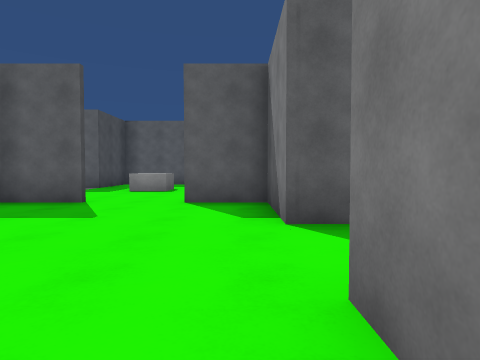
View 1 (above)

22 first-person views from a walk through a 3-D level made in the Unity game engine. The camera is 1.2 m above the floor, tilts 2° down and sees 75° across. Doors are open. The floor is counted in squares, 2 m on a side. Each view is taken from the middle of a square. On the plan, view 1 faces up. The plan holds only what a view shows up to about 9 squares ahead; the rest is blank. The place goes on beyond the plan. The player is left out. Surface patterns are stand-ins for the level's own textures.

View 2
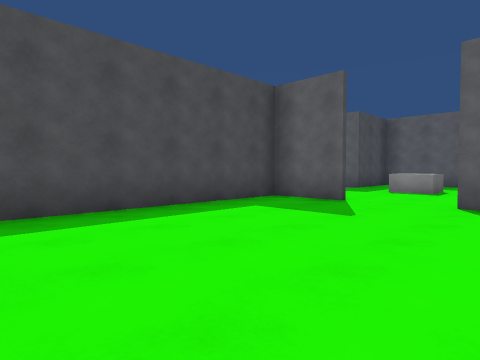

View 3
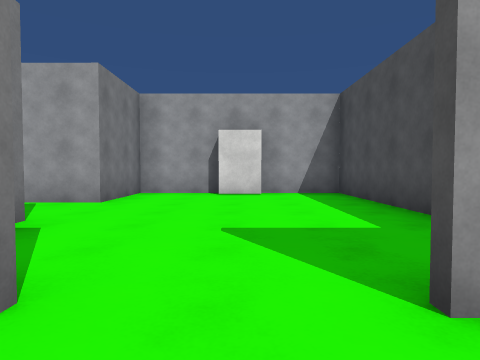

View 4
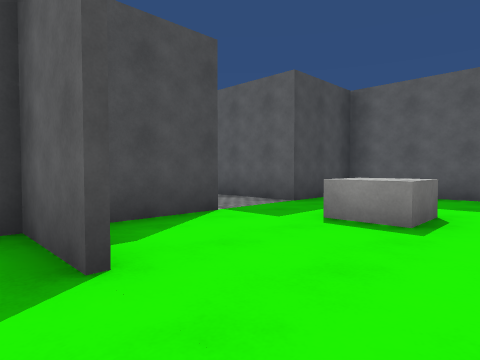

View 5
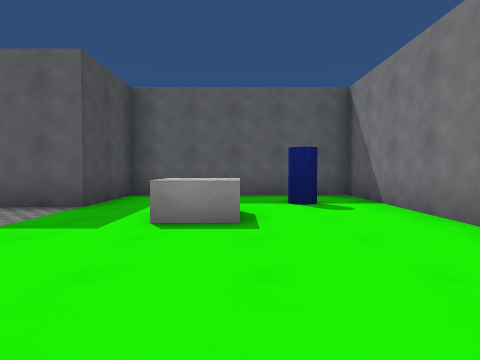

View 6
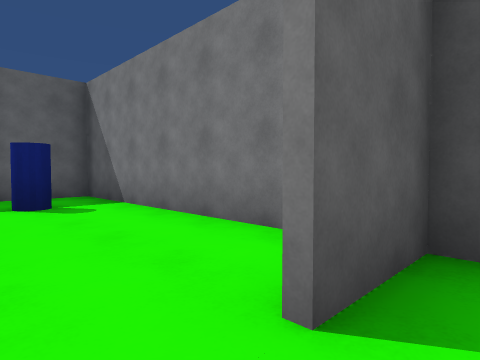

View 7
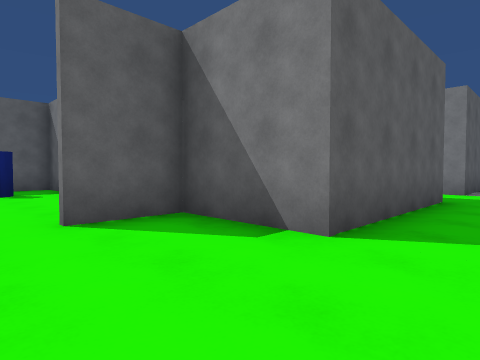

View 8
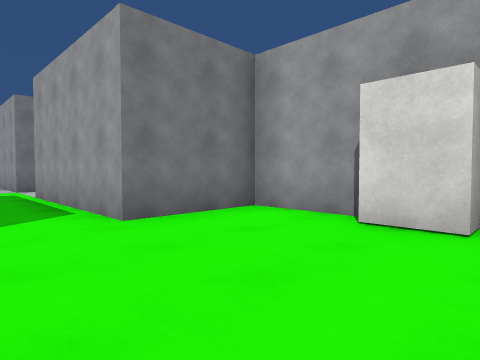

View 9
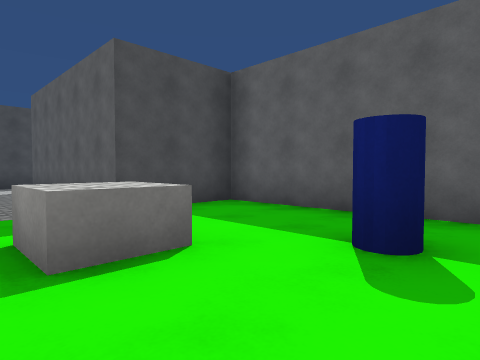

View 10
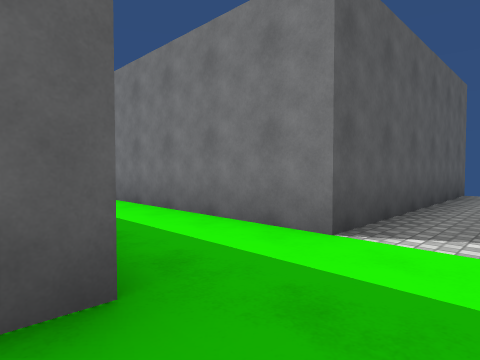

View 11
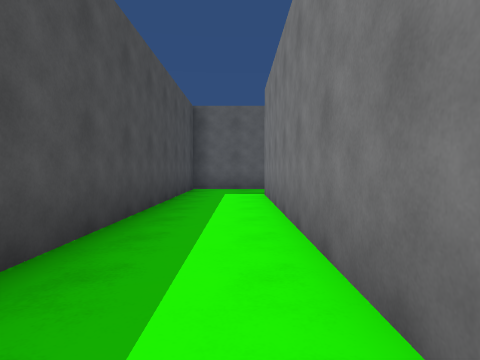

View 12
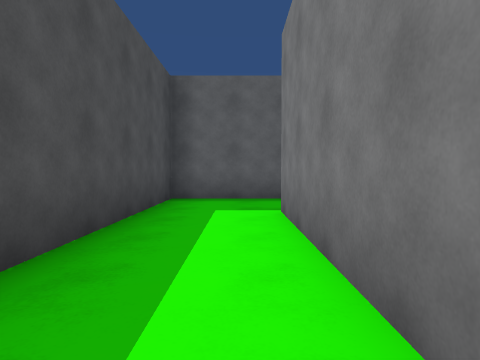

View 13
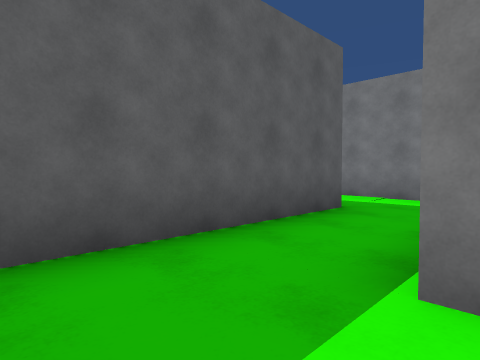

View 14
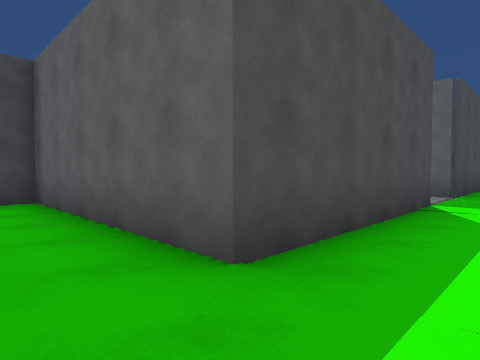

View 15
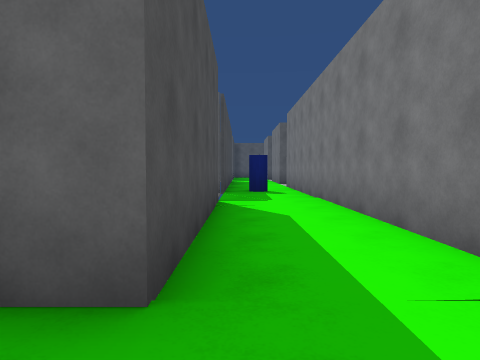

View 16
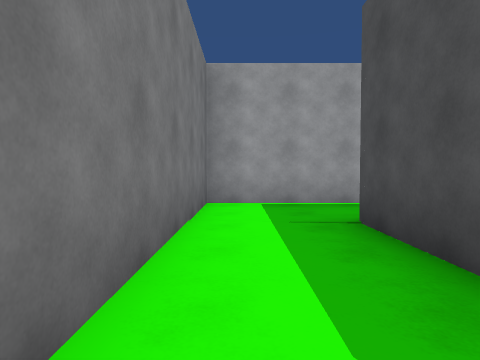

View 17
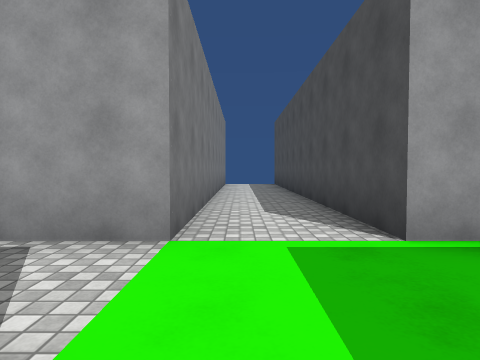

View 18
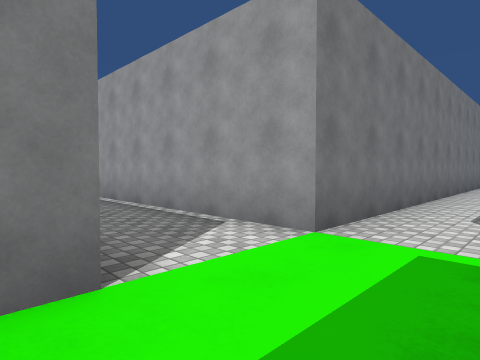

View 19
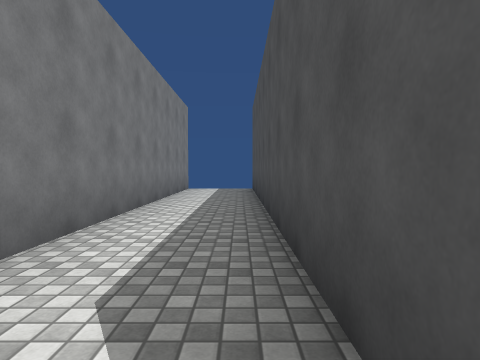

View 20
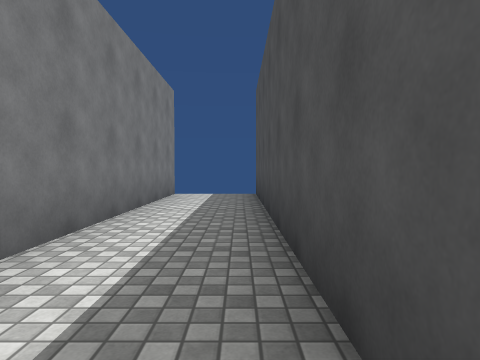

View 21
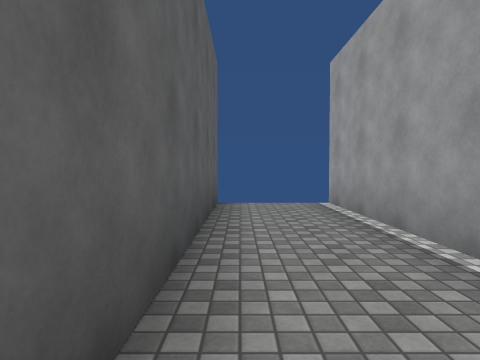

View 22
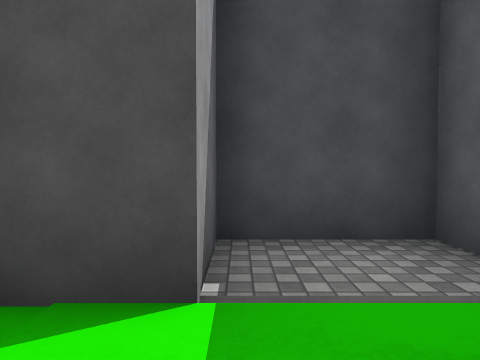

### Floor plan
Ten units are one square. View 1 is at (0, 0); x grows to the right and y downward. Boxes are objects, and circles mark ways between rooms. Rooms are numbered by the first view taken in them; rooms with no view inside come last. Other rooms are left out.
<svg viewBox="-55 -210 186 280">
<path fill="none" stroke="#000" d="M5 -34 5 -56 -11 -56M-28 -56 -45 -56 -45 9 5 9 5 -14M-45 -81 -45 -64M5 -69 5 -122 -45 -122 -45 -99M46 -34 5 -34M5 -14 46 -14 46 65M126 -34 66 -34 66 -115M88 -114 116 -114 116 -161M66 65 66 -14 126 -14M96 -161 96 -133 46 -133 46 -58M96 -178 96 -161M96 -205 96 -197M116 -161 116 -205M96 -197 83 -197 83 -178 96 -178"/>
<rect x="-25" y="5" width="10" height="10" fill="#bbb"><title>block</title></rect>
<rect x="-35" y="-95" width="20" height="10" fill="#bbb"><title>block</title></rect>
<rect x="-15" y="-105" width="10" height="10" fill="#bbb"><title>blue cylinder</title></rect>
<rect x="95" y="-205" width="20" height="10" fill="#bbb"><title>blue cylinder</title></rect>
<circle cx="-20" cy="-60" r="3" fill="#2a7"/>
<circle cx="5" cy="-25" r="3" fill="#2a7"/>
<circle cx="105" cy="-160" r="3" fill="#2a7"/>
<circle cx="100" cy="-185" r="3" fill="#2a7"/>
<text x="-20" y="-20">1</text>
<text x="-20" y="-100">2</text>
<text x="60" y="-50">3</text>
<text x="110" y="-190">4</text>
<text x="90" y="-190">5</text>
</svg>
Room 1 opens to room 2. Room 1 opens to room 3. Room 3 opens to room 4. Room 4 opens to room 5.

Where each view was taken, in squares from view 1:
view 1: 0 up, 0 right, facing up
view 2: 0 up, 0 right, facing up-left
view 3: 7 up, 2 left, facing down
view 4: 5 up, 1 left, facing up-left
view 5: 5 up, 2 left, facing up
view 6: 5 up, 2 left, facing up-right
view 7: 2 up, 2 left, facing up-right
view 8: 3 up, 3 left, facing down-right
view 9: 8 up, 0 right, facing up-left
view 10: 2 up, 4 right, facing up-right
view 11: 4 up, 6 right, facing up
view 12: 7 up, 6 right, facing up
view 13: 11 up, 5 right, facing up-right
view 14: 12 up, 11 right, facing up-left
view 15: 12 up, 10 right, facing up
view 16: 17 up, 11 right, facing down
view 17: 4 up, 6 right, facing down
view 18: 4 up, 5 right, facing down-right
view 19: 1 up, 5 right, facing down
view 20: 1 down, 5 right, facing down
view 21: 3 up, 7 right, facing right
view 22: 18 up, 11 right, facing left
